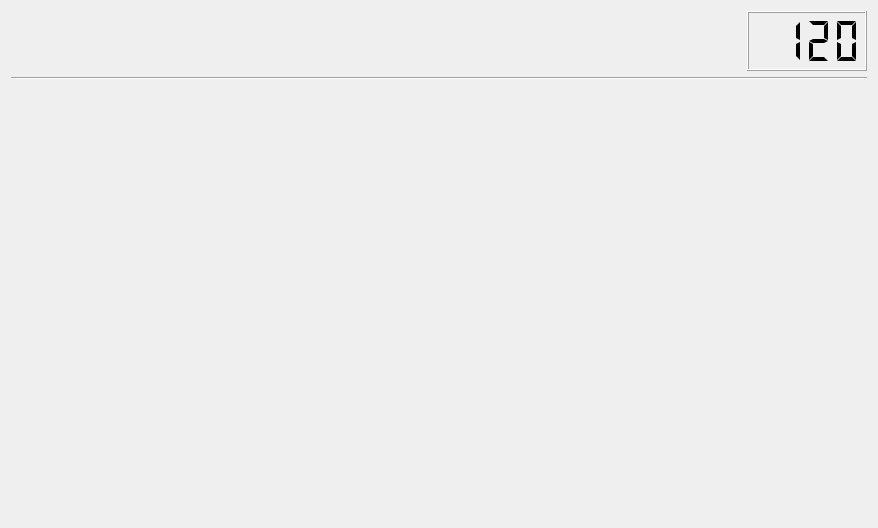
<?xml version="1.0" encoding="UTF-8"?>
<ui version="4.0">
 <class>Dialog</class>
 <widget class="QDialog" name="Dialog">
  <property name="geometry">
   <rect>
    <x>0</x>
    <y>0</y>
    <width>878</width>
    <height>528</height>
   </rect>
  </property>
  <property name="windowTitle">
   <string>Dialog</string>
  </property>
  <layout class="QVBoxLayout" name="verticalLayout">
   <item>
    <layout class="QHBoxLayout" name="horizontalLayout">
     <item>
      <widget class="QLabel" name="questionLable">
       <property name="font">
        <font>
         <family>微软雅黑</family>
         <pointsize>12</pointsize>
        </font>
       </property>
       <property name="wordWrap">
        <bool>true</bool>
       </property>
       <property name="margin">
        <number>0</number>
       </property>
       <property name="indent">
        <number>0</number>
       </property>
      </widget>
     </item>
     <item>
      <widget class="QLCDNumber" name="lcd">
       <property name="sizePolicy">
        <sizepolicy hsizetype="Fixed" vsizetype="Fixed">
         <horstretch>0</horstretch>
         <verstretch>0</verstretch>
        </sizepolicy>
       </property>
       <property name="minimumSize">
        <size>
         <width>120</width>
         <height>60</height>
        </size>
       </property>
       <property name="smallDecimalPoint">
        <bool>true</bool>
       </property>
       <property name="digitCount">
        <number>4</number>
       </property>
       <property name="segmentStyle">
        <enum>QLCDNumber::Flat</enum>
       </property>
       <property name="value" stdset="0">
        <double>120.000000000000000</double>
       </property>
      </widget>
     </item>
    </layout>
   </item>
   <item>
    <widget class="Line" name="line">
     <property name="orientation">
      <enum>Qt::Horizontal</enum>
     </property>
    </widget>
   </item>
   <item>
    <widget class="QLabel" name="answerLable">
     <property name="font">
      <font>
       <family>Yu Gothic UI</family>
       <pointsize>14</pointsize>
      </font>
     </property>
     <property name="wordWrap">
      <bool>true</bool>
     </property>
    </widget>
   </item>
  </layout>
 </widget>
 <resources/>
 <connections/>
</ui>
